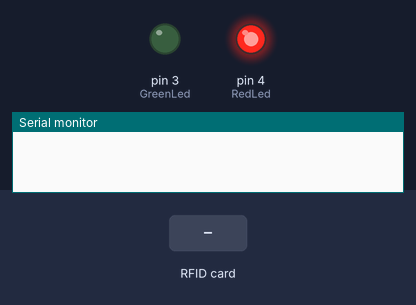
Recording of a sketch running on a simulated Arduino Uno, built with avr-gcc and run on an emulated ATmega328P. On the bench: output pins drawn as LEDs (lit = HIGH), the last lines printed to the serial monitor. Dashed ring = blinking. The inputs (shaded band) are chosen by the test bench. Pins used as bus, display or sensor lines are not drawn.

Above: at 1.2 s.
1.3 s: RFID card 5E 7A 19 C4 held to the reader
At 1.55 s:
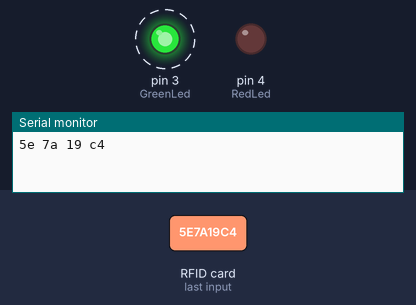
Timing chart, 0 to 5.0 s (numbered marks = the images above; inputs shaded):
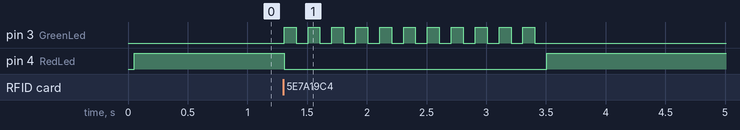

Measured:
- after the input at 1.3 s, pin 3 (GreenLed): alternates HIGH for 0.10 s and LOW for 0.10 s, 22 changes in all, then stays LOW, starting at once; pin 4 (RedLed): HIGH → LOW at once, → HIGH 2.2 s later

The sketch:

rfidForRoomRigestration.ino
```cpp
#include <SPI.h>
#include <MFRC522.h>

#define SS_PIN 10
#define RST_PIN 9

MFRC522 rfid(SS_PIN, RST_PIN);

const int GreenLed = 3; const int RedLed = 4;

void setup() {
  pinMode(RedLed, OUTPUT); //Red Led
  pinMode(GreenLed, OUTPUT); //Green Led
  Serial.begin(9600);
  SPI.begin();
  rfid.PCD_Init();
  digitalWrite(RedLed, 1);
}

void loop() {
  if (rfid.PICC_IsNewCardPresent() && rfid.PICC_ReadCardSerial()) {
    String content = "";
    for (byte i = 0; i < rfid.uid.size; i++) {
      content.concat(String(rfid.uid.uidByte[i]<0x10 ? " 0":" "));
      content.concat(String(rfid.uid.uidByte[i], HEX));
    }
    Serial.print(content.substring(1, 12));
    Serial.println();
    rfid.PICC_HaltA();
    digitalWrite(GreenLed, 1);
    if (content == content)
    {
      digitalWrite(RedLed, 1);
      led();
      digitalWrite(RedLed, 1);
    }
    else{
      digitalWrite(RedLed, 1);
    }
  }
}

void led() {
  digitalWrite(RedLed, 0);
  for (int i = 0; i <= 10; i++){
    digitalWrite(GreenLed, 1);
    delay(100);
    digitalWrite(GreenLed, 0);
    delay(100);
  }
}
```
